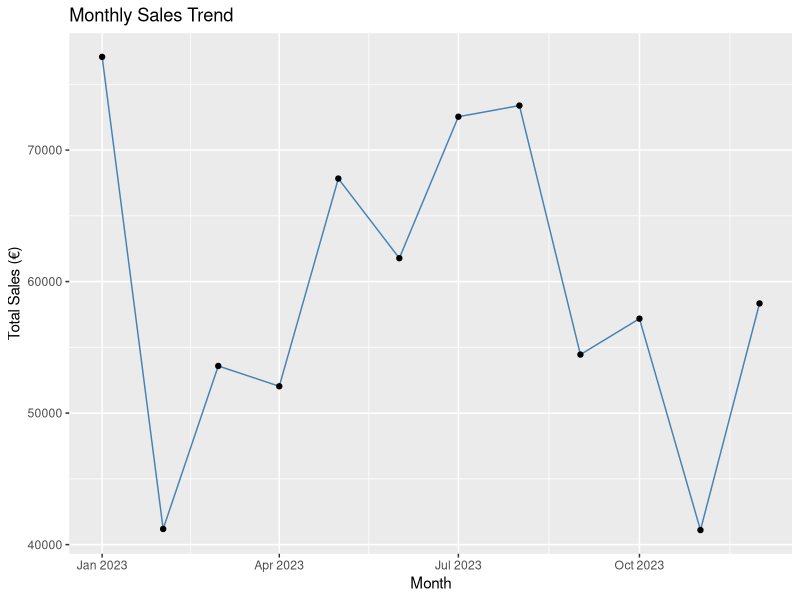
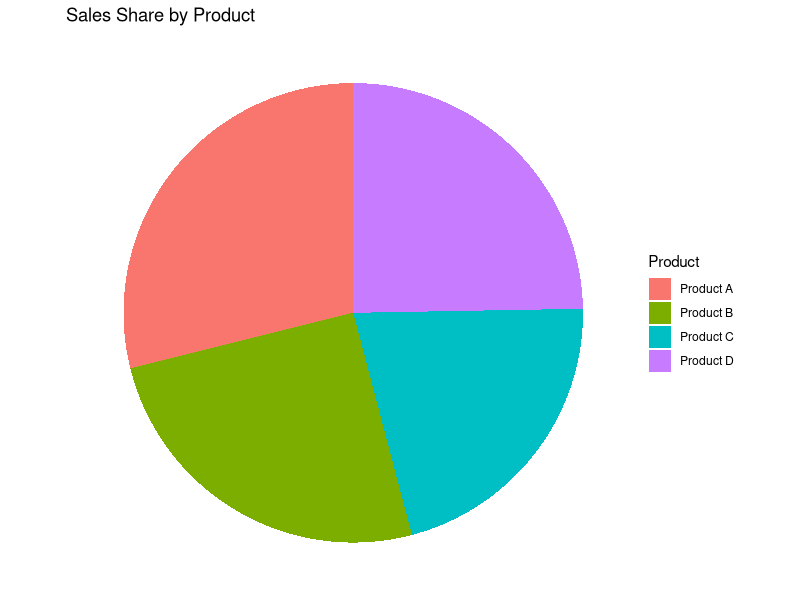
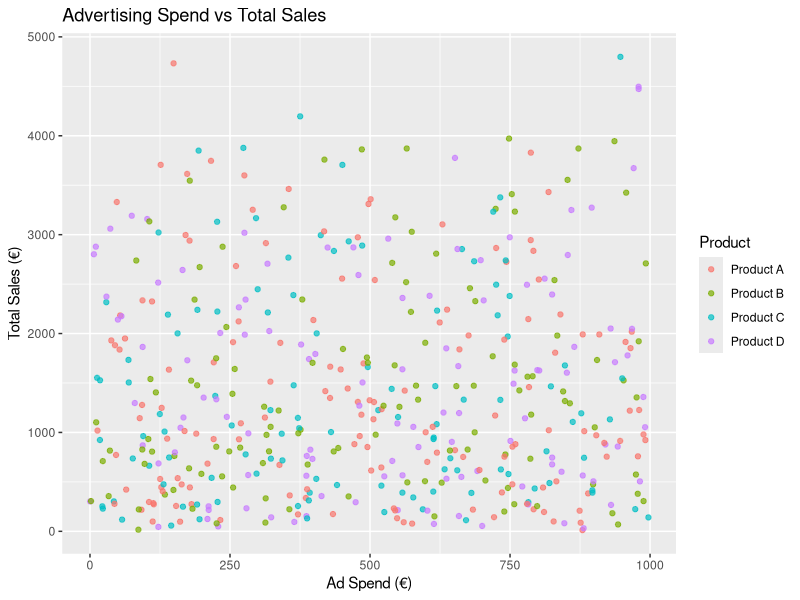
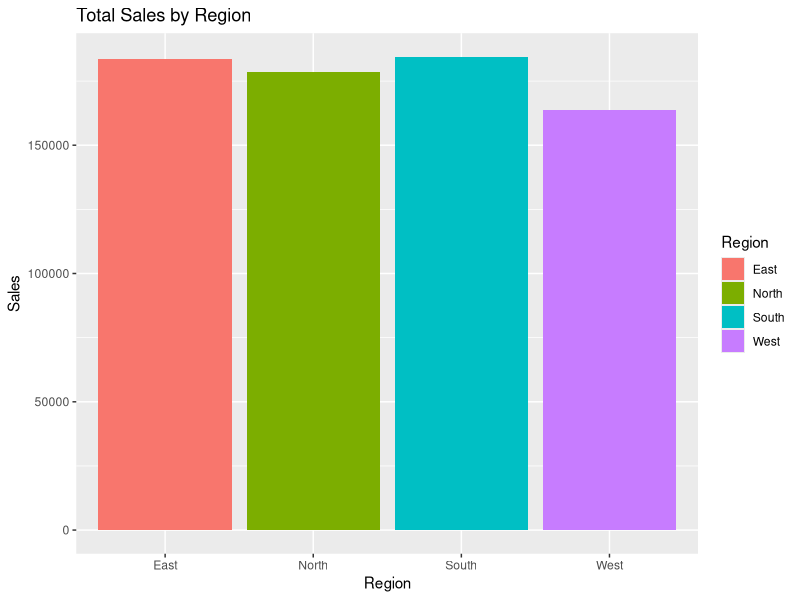

Here is the R script that generated these plots, in order:
## ---- chunk 1
knitr::opts_chunk$set(echo = TRUE)
## ---- chunk 2
library(ggplot2)
library(dplyr)
library(readr)
library(lubridate)

# Load the dataset
sales_data <- read_csv("data/sales_data.csv")
head(sales_data)
## ---- chunk 3
sales_data$Date <- as.Date(sales_data$Date)
monthly_sales <- sales_data %>%
  mutate(Month = floor_date(Date, "month")) %>%
  group_by(Month) %>%
  summarise(Total_Sales = sum(Total_Sales))

ggplot(monthly_sales, aes(x = Month, y = Total_Sales)) +
  geom_line(color = "steelblue") +
  geom_point() +
  labs(title = "Monthly Sales Trend", x = "Month", y = "Total Sales (€)")
## ---- chunk 4
product_sales <- sales_data %>%
  group_by(Product) %>%
  summarise(Total_Sales = sum(Total_Sales))

ggplot(product_sales, aes(x = "", y = Total_Sales, fill = Product)) +
  geom_bar(stat = "identity", width = 1) +
  coord_polar("y") +
  labs(title = "Sales Share by Product") +
  theme_void()
## ---- chunk 5
ggplot(sales_data, aes(x = Advertising_Spend, y = Total_Sales, color = Product)) +
  geom_point(alpha = 0.7) +
  labs(title = "Advertising Spend vs Total Sales", x = "Ad Spend (€)", y = "Total Sales (€)")
## ---- chunk 6
region_sales <- sales_data %>%
  group_by(Region) %>%
  summarise(Total_Sales = sum(Total_Sales))

ggplot(region_sales, aes(x = Region, y = Total_Sales, fill = Region)) +
  geom_col() +
  labs(title = "Total Sales by Region", x = "Region", y = "Sales")
